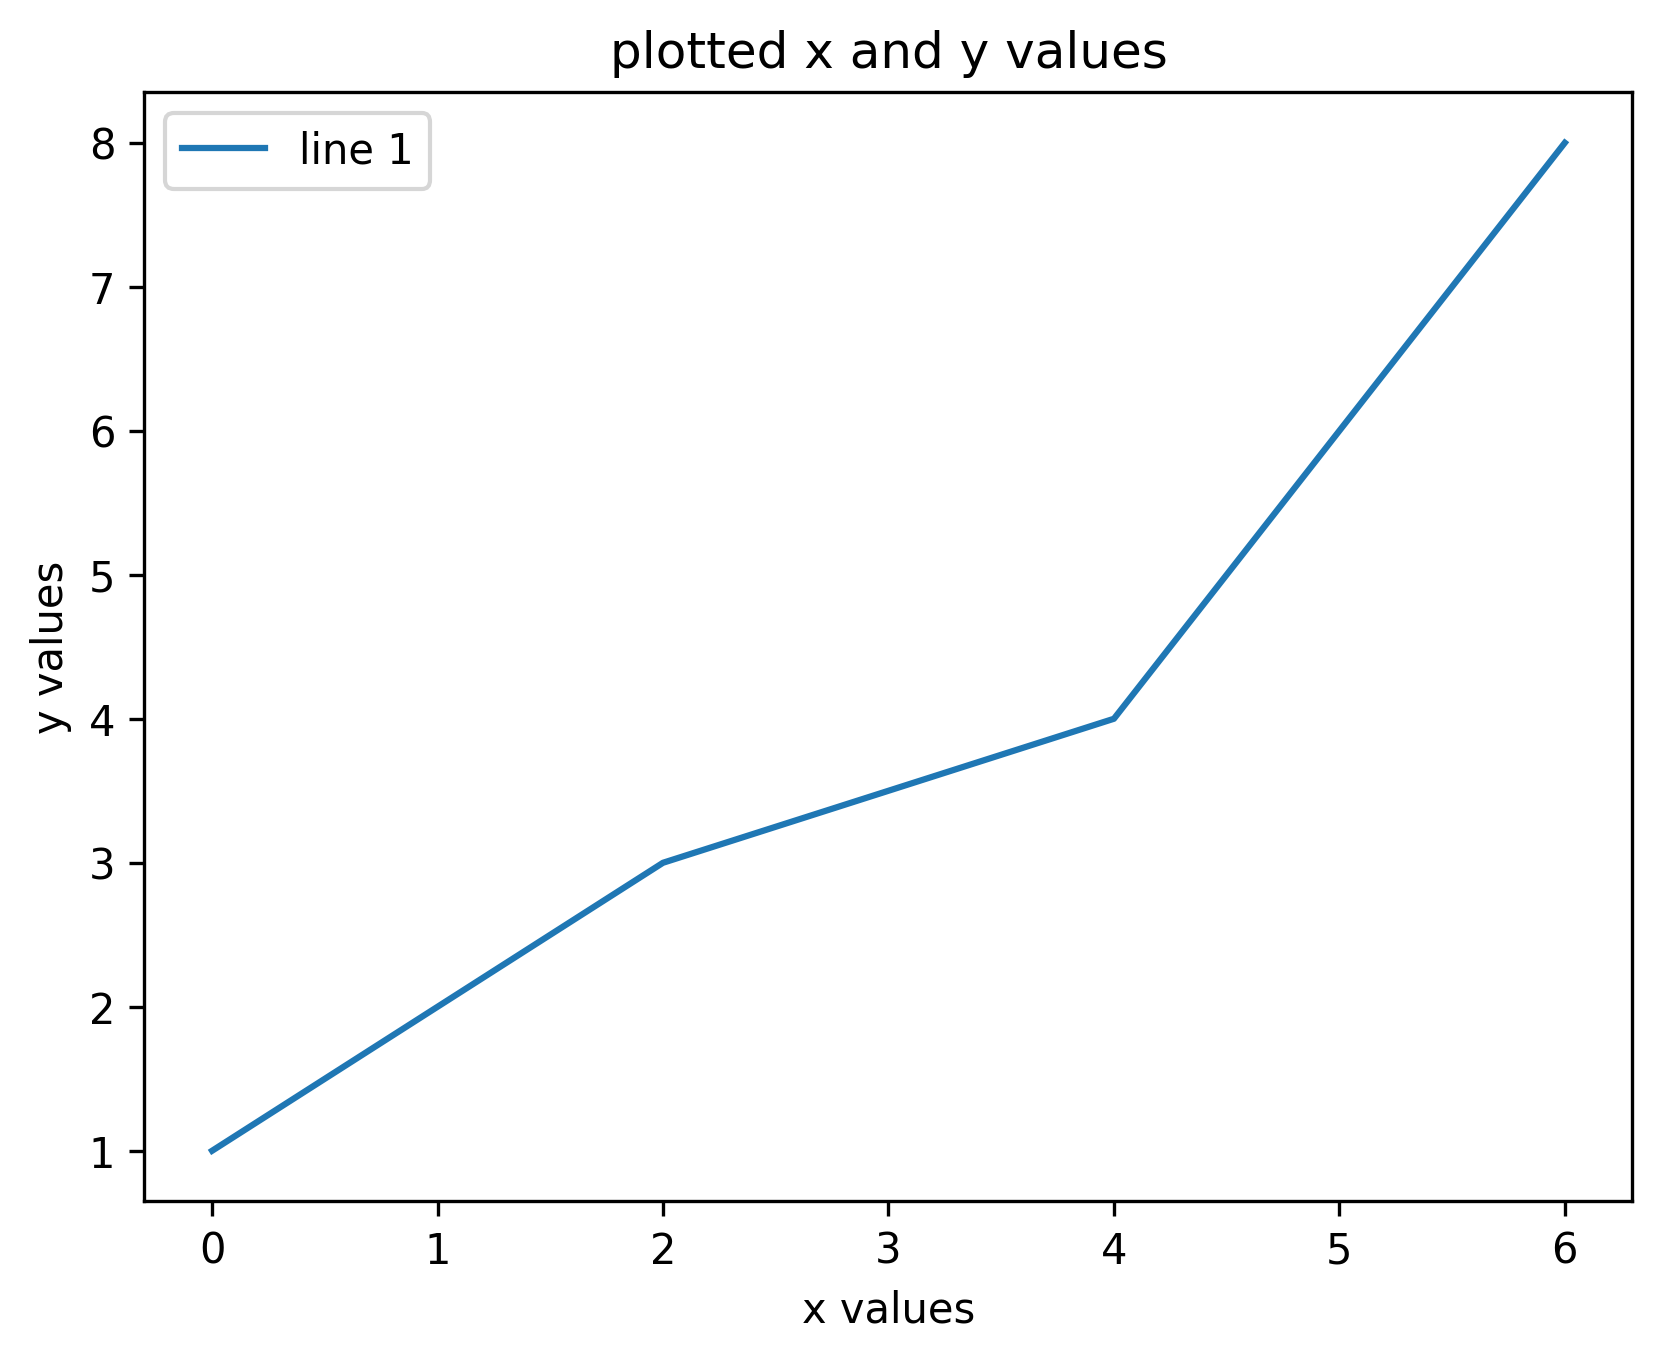

Generate this figure with Python:
#####################################Line Plots########################################
# Matplotlib plots can be saved as image files using the plt.savefig() function.
import matplotlib.pyplot as plt
# if using a Jupyter notebook, include:
# %matplotlib inline

x = [0, 2, 4, 6]
y = [1, 3, 4, 8]


plt.plot(x,y)


plt.xlabel('x values')
plt.ylabel('y values')
plt.title('plotted x and y values')
plt.legend(['line 1'])


# save the figure
plt.savefig('04_saveplot.png', dpi=300, bbox_inches='tight')


plt.show()